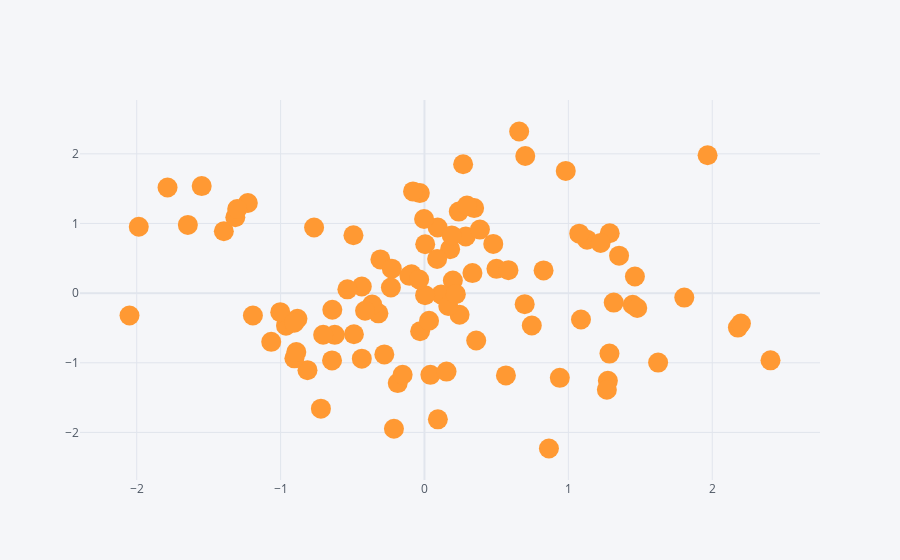

The cell this chart's notebook holds for it:
### Code cell
df.iplot(kind='scatter',x='A',y='B',mode='markers',size=20)
